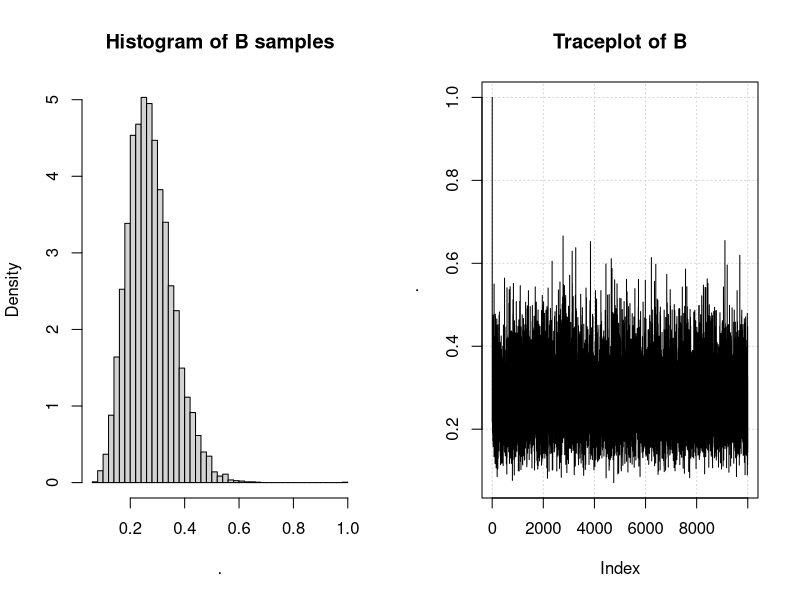
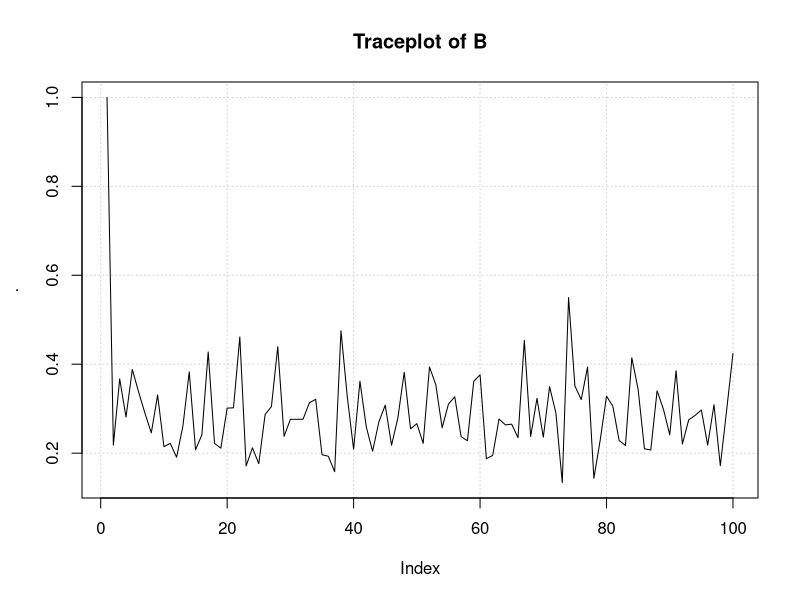
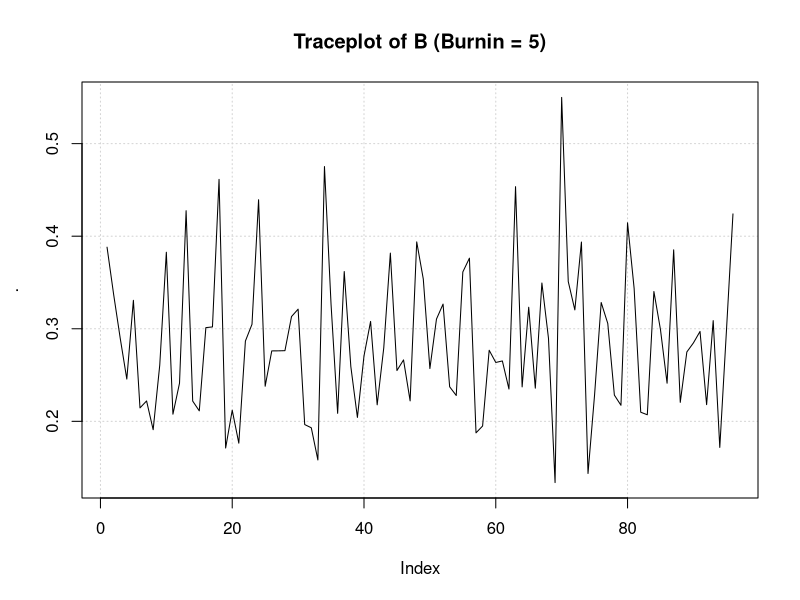
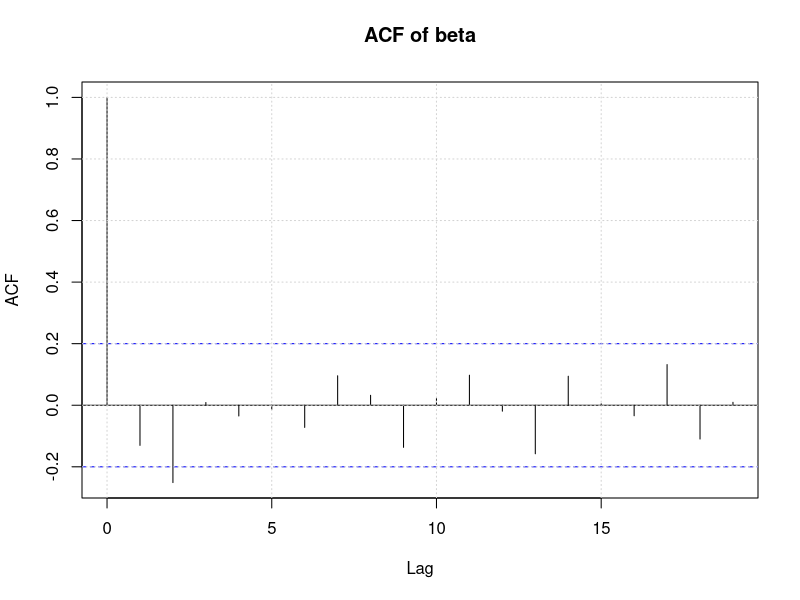
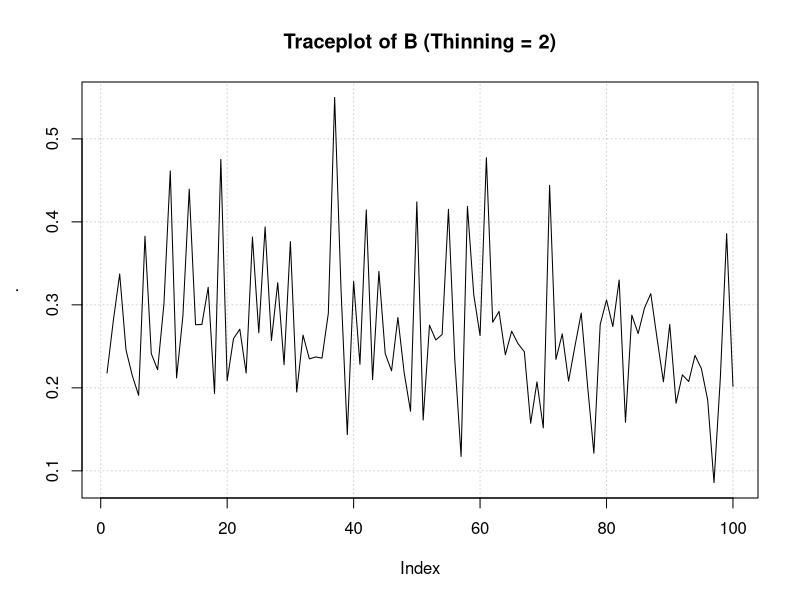
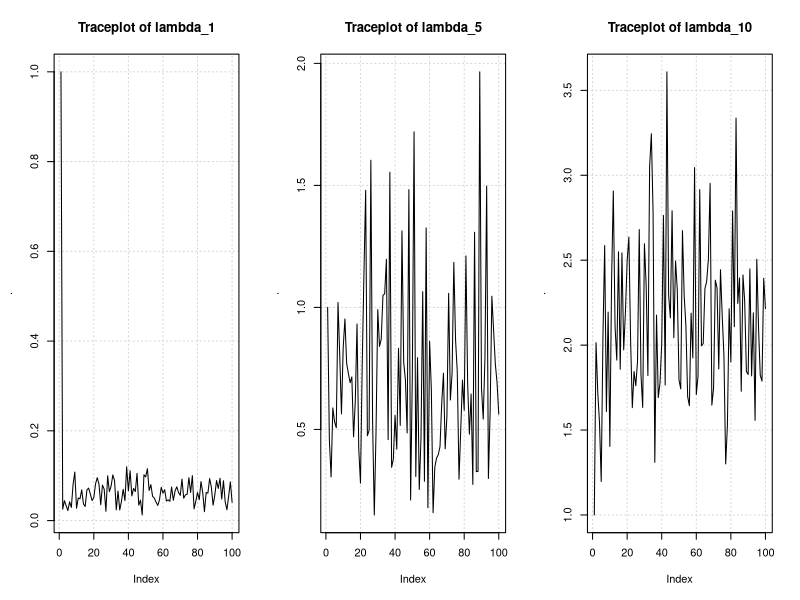
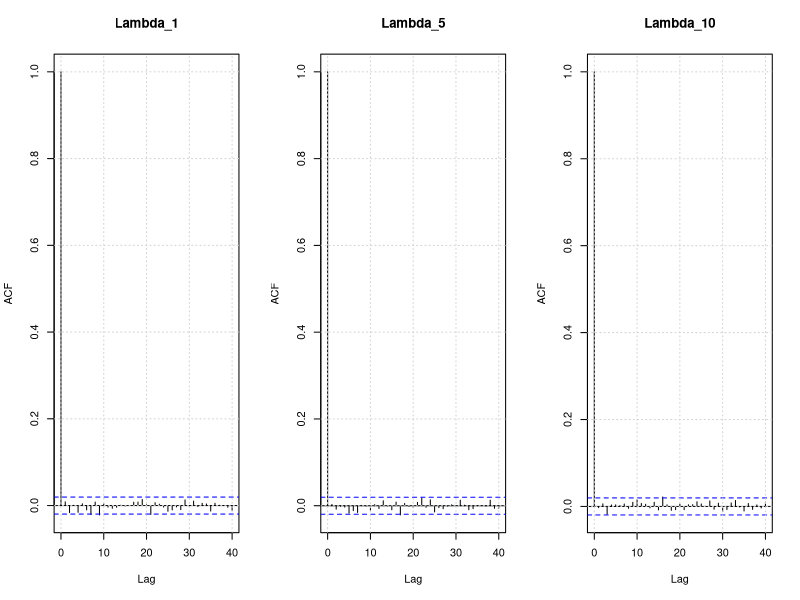

Recreate these plots in R, in order.
library(tidyverse)
library(magrittr)
library(dplyr)
set.seed(100)

# Specify y and initial values for beta and lambda
y <- c(5, 1, 5, 14, 3, 19, 1, 1, 4, 22)
t <- c(94.320, 15.720, 62.880, 125.760, 5.240, 31.440, 1.048, 
       1.048, 2.096, 10.480)
lambda_0 <- rep(1, 10)
beta_0 <- 1

# Function to sample lambda
rlambda <- function(beta) {
  temp <- numeric(10)
  for(i in 1:10) {
    temp[i] <- rgamma(1, 
                      shape = y[i] + 1,
                      rate = t[i] + beta) 
  }
  return(temp)
}

# Function to sample beta
rbeta <- function(lambda) {
  rgamma(1, 
         shape = 11,
         rate = sum(lambda) + 40) 
}

# The Gibbs sampler
n_samples <- 10000
samples_lambda <- matrix(ncol = 10, nrow = n_samples)
samples_beta <- numeric(n_samples) 
samples_lambda[1,] <- lambda_0
samples_beta[1] <- beta_0
for(i in 2:n_samples) { 
  samples_beta[i] <- rbeta(samples_lambda[i - 1]) 
  samples_lambda[i,] <- rlambda(samples_beta[i]) 
}

# Illustrate the B-parameter
par(mfrow = c(1,2))
samples_beta %>% hist(prob = TRUE, breaks = 50,
                               main = "Histogram of B samples")
samples_beta %>% plot(type = "l", panel.first = grid(),
                               main = "Traceplot of B")

# Looking at the first 100 samples of B
par(mfrow = c(1, 1))
samples_beta[1:100] %>% plot(type = "l", panel.first = grid(),
                               main = "Traceplot of B")

# Converges relatively quickly towards distribution, choose burning to be 5
burnin <- 5
samples_beta[burnin:100] %>% plot(type = "l", panel.first = grid(),
                             main = "Traceplot of B (Burnin = 5)")

# acf of samples
acf(samples_beta[burnin:100], main = "ACF of beta"); grid()

# Instead of burnin we could also use thinning, where we pick every second
# sample
samples_beta[1:100 * 2] %>% plot(type = "l", panel.first = grid(),
                                 main = "Traceplot of B (Thinning = 2)")

par(mfrow = c(1,3)) 
samples_lambda[1:100,1]%>% plot(type = "l", panel.first = grid(),
                           main = "Traceplot of lambda_1")
samples_lambda[1:100,5]%>% plot(type = "l", panel.first = grid(),
                           main = "Traceplot of lambda_5")
samples_lambda[1:100,10]%>% plot(type = "l", panel.first = grid(),
                           main = "Traceplot of lambda_10")

samples_lambda[,1] %>% acf(main = "Lambda_1"); grid()
samples_lambda[,5] %>% acf(main = "Lambda_5"); grid()
samples_lambda[,10] %>% acf(main = "Lambda_10"); grid()

